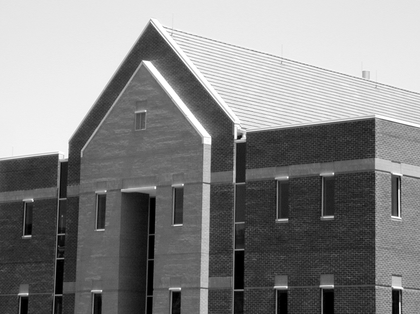
%> input picture Project 9/src/a/data/building.tif, 420 x 314 px, shrunk from 1114 x 834 before the run
$ octave edge_detect.m   (GNU Octave 9; MATLAB toolbox functions it lacks are replaced by stand-ins)
%> lines starting %> are read from the running program, lines starting %| are printed output that depends on the picture; in (x1, y1, x2, y2) boxes, pixels count from 0 and x2, y2 are one past the last pixel; in counts of white or black regions, pixels touching at a corner belong together; the program's own positions count from 1
### Project 9/src/a/remap_image.m
function [ output ] = remap_image( input )
%REMAP_IMAGE remaps the intensity to [0, 1]
    output = (input - min(min(input))) / (max(max(input)) - min(min(input)));

end

### Project 9/src/a/marr_hildreth.m
function [ output ] = marr_hildreth( input, n, D0 )
%> called with n = 25, D0 = 4
%MARR_HILDRETH
    u = (1-n)/2:(n-1)/2;
    v = (1-n)/2:(n-1)/2;
    [V, U] = meshgrid(v, u);
    D = V.^2 + U.^2;
    gaussian_filter = exp(-D./(2*(D0^2)));
    output = filter2(gaussian_filter, input);
    laplace_filter = [1 1 1; 1 -8 1; 1 1 1];
    output = filter2(laplace_filter, output);
end

### Project 9/src/a/zero_crossing.m
function [ output ] = zero_crossing( input, threshold )
%> called with threshold = 0
%ZERO_CROSSING for Marr-Hildreth edge detector
    [h, w] = size(input);
%> h = 314; w = 420
    output = zeros(h, w);
    for i = 1:h
        for j = 1:w
            if i > 1 && i < h && input(i - 1, j) * input(i + 1, j) < 0 && abs(input(i - 1, j) - input(i + 1, j)) > threshold
                output(i, j) = 1;
            end
            if j > 1 && j < w && input(i, j - 1) * input(i, j + 1) < 0 && abs(input(i, j - 1) - input(i, j + 1)) > threshold
                output(i, j) = 1;
            end
            if i > 1 && i < h && j > 1 && j < w
                if input(i - 1, j - 1) * input(i + 1, j + 1) < 0 && abs(input(i - 1, j - 1) - input(i + 1, j + 1)) > threshold
                    output(i, j) = 1;
                end
                if input(i - 1, j + 1) * input(i + 1, j - 1) < 0 && abs(input(i - 1, j + 1) - input(i + 1, j - 1)) > threshold
                    output(i, j) = 1;
                end
            end
        end
    end
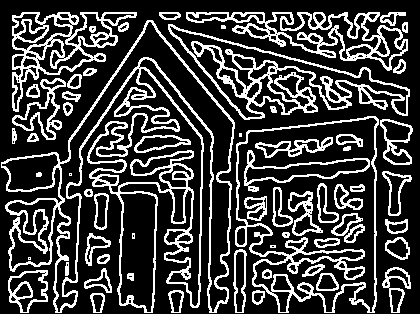
%> output: size 314x420 double; values 0 (black) and 1 (white), 24.6% white in thin lines or dots
%> after the loop in zero_crossing (call 2), `for i = 1:h`: output: size 314x420 double; values 0 (black) and 1 (white), 11.7% white in thin lines or dots
end

### Project 9/src/a/canny.m
function [ output ] = canny( input, n, D0, TL, TH )
%> called with n = 25, D0 = 4, TL = 3, TH = 6
%CANNY edge detector
    u = (1-n)/2:(n-1)/2;
    v = (1-n)/2:(n-1)/2;
    [V, U] = meshgrid(v, u);
    D = V.^2 + U.^2;
    gaussian_filter = exp(-D./(2*(D0^2)));
    output = filter2(gaussian_filter, input);
    gx = filter2([-1 -2 -1;0 0 0;1 2 1], output);
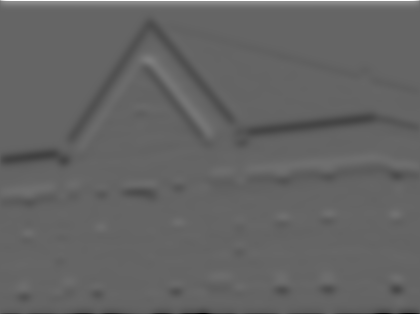
%> gx: size 314x420 double; min -155.6, max 236.9, mean -0.5; drawn with min black and max white
    gy = filter2([-1 0 1;-2 0 2;-1 0 1], output);
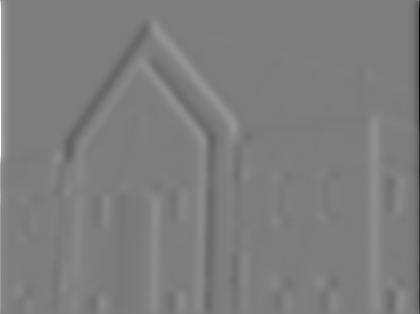
%> gy: size 314x420 double; min -239.7, max 243.9, mean 0.1; drawn with min black and max white
    M = sqrt(gx .^ 2 + gy .^ 2);
    alpha = atan2(gy, gx);
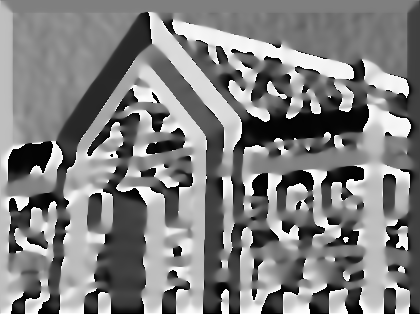
%> alpha: size 314x420 double; min -3.14, max 3.14, mean 0.0317; drawn with min black and max white
    d = mod(fix((alpha + pi * 9 / 8) / pi * 4), 4);
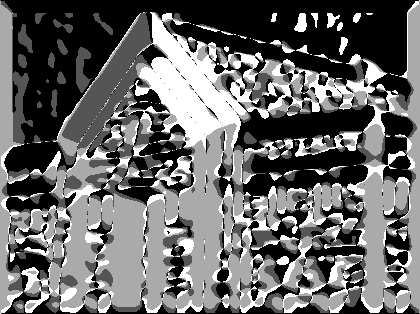
%> d: size 314x420 double; min 0, max 3, mean 1.24; drawn with min black and max white
    [h, w] = size(input);
    gN = M;
    dir_x = [1 -1 -1 1 0 0 1 -1];
    dir_y = [0 0 -1 1 1 -1 -1 1];
    for i = 1:h
        for j = 1:w
            dir = d(i, j);
            for k = 1:2
                if i + dir_x(2 * dir + k) >= 1 && i + dir_x(2 * dir + k) <= h && j + dir_y(2 * dir + k) >= 1 && j + dir_y(2 * dir + k) <= w
                    if M(i, j) < M(i + dir_x(2 * dir + k), j + dir_y(2 * dir + k))
                        gN(i, j) = 0;
                    end
                end
            end
        end
    end
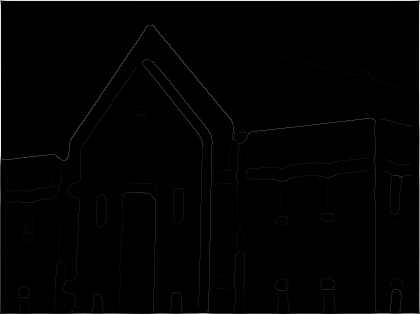
%> gN: size 314x420 double; min 0, max 243.9, mean 2.5
    gNL = threshold(gN, TL);
%> in threshold, `output(input <= threshold) = 0;`: output: size 314x420 double; 3.81% of pixels changed, all inside (x1, y1, x2, y2) = (8, 14, 409, 305)
    gNH = threshold(gN, TH);
%> in threshold (call 2), `output(input > threshold) = 1;`: output: size 314x420 double; values 0 (black) and 1 (white), 4.3% white in thin lines or dots
    output = gNH;
    queue_x = zeros(h * w, 1);
    queue_y = zeros(h * w, 1);
    [x, y] = find(gN > TH);
%> x = 5615 values from 1 to 314; y = 5615 values from 1 to 420
    queue_x(1:size(x, 1)) = x;
    queue_y(1:size(y, 1)) = x;
    tail = size(x, 1) + 1;
%> tail = 5616
    head = 1;
    while head < tail
        x = queue_x(head);
        y = queue_y(head);
        head = head + 1;
        for k = 1:8
            i = x + dir_x(k);
            j = y + dir_y(k);
            if i > 0 && i <= h && j > 0 && j <= w
                if output(i,j) == 0 && (gNH(i,j) > 0 || gNL(i,j) > 0)
                    queue_x(tail) = i;
                    queue_y(tail) = j;
                    tail = tail + 1;
                    output(i,j) = 1;
                end
            end
        end
    end
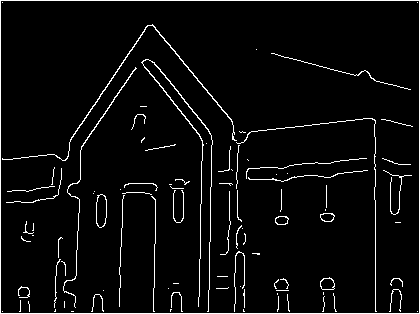
%> output: size 314x420 double; values 0 (black) and 1 (white), 4.4% white in thin lines or dots
%> after the loop, head = 5772; tail = 5772
end

### Project 9/src/a/threshold.m
function [ output ] = threshold( input, threshold )
%THRESHOLD computes a binary image
%   output(i, j) = 1, input(i, j) > threshold
%                  0, input(i, j) <= threshold
    output = input;
    output(input <= threshold) = 0;
    output(input > threshold) = 1;
end

### Project 9/src/a/edge_detect.m
clc; clear;
%% Read the original image
fig_original = remap_image(double(imread('data/building.tif')));
imwrite(fig_original, 'data/building.png');
figure('Name', 'Original image');
imshow(fig_original, []);

%% Roberts edge detector
figure('Name', 'Roberts edge detector');
gx = [-1 0;0 1];
gy = [0 -1;1 0];
subplot(1, 3, 1);
edge_x = remap_image(abs(filter2(gx, fig_original)));
imshow(edge_x, []);
imwrite(edge_x, 'data/roberts_x.png');
subplot(1, 3, 2);
edge_y = remap_image(abs(filter2(gy, fig_original)));
imshow(edge_y, []);
imwrite(edge_y, 'data/roberts_y.png');
subplot(1, 3, 3);
imshow(remap_image(edge_x + edge_y), []);
imwrite(remap_image(edge_x + edge_y), 'data/roberts_xy.png');

%% Prewitt edge detector
figure('Name', 'Prewitt edge detector');
gx = [-1 -1 -1;0 0 0;1 1 1];
gy = [-1 0 1;-1 0 1;-1 0 1];
subplot(1, 3, 1);
edge_x = remap_image(abs(filter2(gx, fig_original)));
imshow(edge_x, []);
imwrite(edge_x, 'data/prewitt_x.png');
subplot(1, 3, 2);
edge_y = remap_image(abs(filter2(gy, fig_original)));
imshow(edge_y, []);
imwrite(edge_y, 'data/prewitt_y.png');
subplot(1, 3, 3);
imshow(remap_image(edge_x + edge_y), []);
imwrite(remap_image(edge_x + edge_y), 'data/prewitt_xy.png');

%% Sobel edge detector
figure('Name', 'Prewitt edge detector');
gx = [-1 -2 -1;0 0 0;1 2 1];
gy = [-1 0 1;-2 0 2;-1 0 1];
subplot(1, 3, 1);
edge_x = remap_image(abs(filter2(gx, fig_original)));
imshow(edge_x, []);
imwrite(edge_x, 'data/sobel_x.png');
subplot(1, 3, 2);
edge_y = remap_image(abs(filter2(gy, fig_original)));
imshow(edge_y, []);
imwrite(edge_y, 'data/sobel_y.png');
subplot(1, 3, 3);
imshow(remap_image(edge_x + edge_y), []);
imwrite(remap_image(edge_x + edge_y), 'data/sobel_xy.png');

%% Marr-Hildreth edge detector
figure('Name', 'Marr-Hildreth edge detector');

subplot(2, 2, 1);
imshow(fig_original, []);
title('Original image');

subplot(2, 2, 2);
mh2 = marr_hildreth(fig_original, 25, 4);
imshow(uint8(mh2 * 255), []);
imwrite(mh2, 'data/mh2.png');
title('Step = 2, \sigma = 4 and n = 25');

subplot(2, 2, 3);
zc = zero_crossing(mh2, 0);
imshow(uint8(zc * 255), []);
imwrite(zc, 'data/zc.png');
title('Zero crossing using threshold of 0');

subplot(2, 2, 4);
zc2 = zero_crossing(mh2, max(max(mh2)) * 0.04);
imshow(uint8(zc2 * 255), []);
imwrite(zc2, 'data/zc2.png');
title('Zero crossing using threshold of 4% maximum value in (b)');

%% Canny edge detector
figure('Name', 'Canny edge detector');
ced = canny(fig_original, 25, 4, 3, 6);
imwrite(ced, 'data/canny.png');
imshow(uint8(ced * 255), []);
